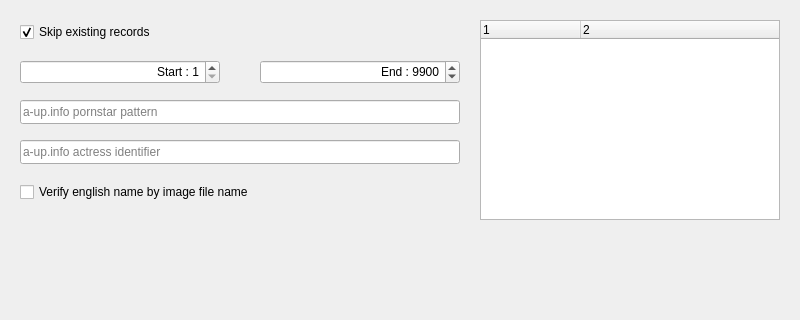
<?xml version="1.0" encoding="UTF-8"?>
<ui version="4.0">
 <class>AupInfoPeople</class>
 <widget class="QWidget" name="AupInfoPeople">
  <property name="geometry">
   <rect>
    <x>0</x>
    <y>0</y>
    <width>800</width>
    <height>320</height>
   </rect>
  </property>
  <property name="windowTitle">
   <string>a-up.info : People</string>
  </property>
  <widget class="QLineEdit" name="AupInfoPattern">
   <property name="geometry">
    <rect>
     <x>20</x>
     <y>100</y>
     <width>440</width>
     <height>24</height>
    </rect>
   </property>
   <property name="placeholderText">
    <string>a-up.info pornstar pattern</string>
   </property>
  </widget>
  <widget class="QSpinBox" name="AupInfoStart">
   <property name="geometry">
    <rect>
     <x>20</x>
     <y>60</y>
     <width>200</width>
     <height>24</height>
    </rect>
   </property>
   <property name="alignment">
    <set>Qt::AlignRight|Qt::AlignTrailing|Qt::AlignVCenter</set>
   </property>
   <property name="prefix">
    <string>Start : </string>
   </property>
   <property name="minimum">
    <number>1</number>
   </property>
   <property name="maximum">
    <number>99999</number>
   </property>
   <property name="value">
    <number>1</number>
   </property>
  </widget>
  <widget class="QCheckBox" name="AupInfoNames">
   <property name="geometry">
    <rect>
     <x>20</x>
     <y>180</y>
     <width>440</width>
     <height>24</height>
    </rect>
   </property>
   <property name="text">
    <string>Verify english name by image file name</string>
   </property>
   <property name="checked">
    <bool>false</bool>
   </property>
  </widget>
  <widget class="QSpinBox" name="AupInfoFinish">
   <property name="geometry">
    <rect>
     <x>260</x>
     <y>60</y>
     <width>200</width>
     <height>24</height>
    </rect>
   </property>
   <property name="alignment">
    <set>Qt::AlignRight|Qt::AlignTrailing|Qt::AlignVCenter</set>
   </property>
   <property name="prefix">
    <string>End : </string>
   </property>
   <property name="minimum">
    <number>1</number>
   </property>
   <property name="maximum">
    <number>99999</number>
   </property>
   <property name="value">
    <number>9900</number>
   </property>
  </widget>
  <widget class="QCheckBox" name="AupInfoSkip">
   <property name="geometry">
    <rect>
     <x>20</x>
     <y>20</y>
     <width>440</width>
     <height>24</height>
    </rect>
   </property>
   <property name="text">
    <string>Skip existing records</string>
   </property>
   <property name="checked">
    <bool>true</bool>
   </property>
  </widget>
  <widget class="QLineEdit" name="AupInfoActress">
   <property name="geometry">
    <rect>
     <x>20</x>
     <y>140</y>
     <width>440</width>
     <height>24</height>
    </rect>
   </property>
   <property name="placeholderText">
    <string>a-up.info actress identifier</string>
   </property>
  </widget>
  <widget class="QTreeWidget" name="AupNames">
   <property name="geometry">
    <rect>
     <x>480</x>
     <y>20</y>
     <width>300</width>
     <height>200</height>
    </rect>
   </property>
   <property name="alternatingRowColors">
    <bool>true</bool>
   </property>
   <property name="rootIsDecorated">
    <bool>false</bool>
   </property>
   <property name="columnCount">
    <number>2</number>
   </property>
   <column>
    <property name="text">
     <string notr="true">1</string>
    </property>
   </column>
   <column>
    <property name="text">
     <string notr="true">2</string>
    </property>
   </column>
  </widget>
 </widget>
 <resources/>
 <connections>
  <connection>
   <sender>AupInfoPattern</sender>
   <signal>editingFinished()</signal>
   <receiver>AupInfoPeople</receiver>
   <slot>AupChanged()</slot>
   <hints>
    <hint type="sourcelabel">
     <x>239</x>
     <y>111</y>
    </hint>
    <hint type="destinationlabel">
     <x>399</x>
     <y>159</y>
    </hint>
   </hints>
  </connection>
  <connection>
   <sender>AupInfoActress</sender>
   <signal>editingFinished()</signal>
   <receiver>AupInfoPeople</receiver>
   <slot>AupChanged()</slot>
   <hints>
    <hint type="sourcelabel">
     <x>239</x>
     <y>151</y>
    </hint>
    <hint type="destinationlabel">
     <x>399</x>
     <y>159</y>
    </hint>
   </hints>
  </connection>
  <connection>
   <sender>AupInfoSkip</sender>
   <signal>stateChanged(int)</signal>
   <receiver>AupInfoPeople</receiver>
   <slot>AupValueChanged(int)</slot>
   <hints>
    <hint type="sourcelabel">
     <x>239</x>
     <y>31</y>
    </hint>
    <hint type="destinationlabel">
     <x>399</x>
     <y>159</y>
    </hint>
   </hints>
  </connection>
  <connection>
   <sender>AupInfoStart</sender>
   <signal>valueChanged(int)</signal>
   <receiver>AupInfoPeople</receiver>
   <slot>AupValueChanged(int)</slot>
   <hints>
    <hint type="sourcelabel">
     <x>119</x>
     <y>71</y>
    </hint>
    <hint type="destinationlabel">
     <x>399</x>
     <y>159</y>
    </hint>
   </hints>
  </connection>
  <connection>
   <sender>AupInfoFinish</sender>
   <signal>valueChanged(int)</signal>
   <receiver>AupInfoPeople</receiver>
   <slot>AupValueChanged(int)</slot>
   <hints>
    <hint type="sourcelabel">
     <x>359</x>
     <y>71</y>
    </hint>
    <hint type="destinationlabel">
     <x>399</x>
     <y>159</y>
    </hint>
   </hints>
  </connection>
  <connection>
   <sender>AupNames</sender>
   <signal>itemDoubleClicked(QTreeWidgetItem*,int)</signal>
   <receiver>AupInfoPeople</receiver>
   <slot>NameClicked(QTreeWidgetItem*,int)</slot>
   <hints>
    <hint type="sourcelabel">
     <x>629</x>
     <y>159</y>
    </hint>
    <hint type="destinationlabel">
     <x>399</x>
     <y>159</y>
    </hint>
   </hints>
  </connection>
  <connection>
   <sender>AupInfoNames</sender>
   <signal>stateChanged(int)</signal>
   <receiver>AupInfoPeople</receiver>
   <slot>AupValueChanged(int)</slot>
   <hints>
    <hint type="sourcelabel">
     <x>239</x>
     <y>191</y>
    </hint>
    <hint type="destinationlabel">
     <x>399</x>
     <y>159</y>
    </hint>
   </hints>
  </connection>
 </connections>
</ui>
